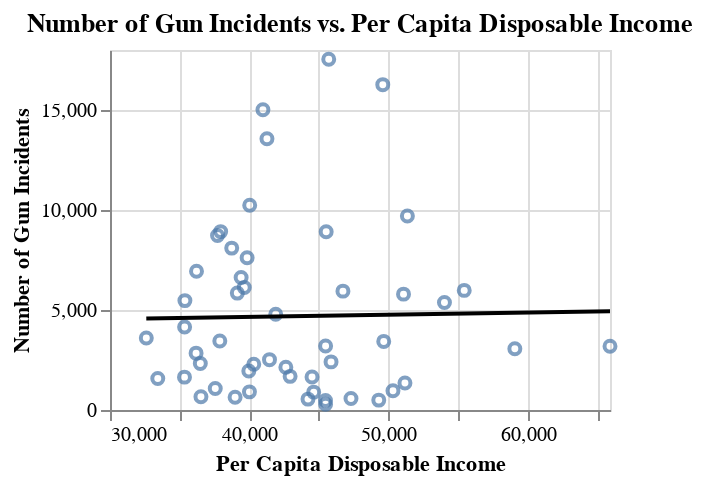

The Vega-Lite source for this figure:
### Vega-Lite specification from a JSON file in a GitHub repository (floating-point values rounded to 4 significant figures)
{"config": {"view": {"continuousWidth": 400, "continuousHeight": 300}}, "layer": [{"mark": "point", "encoding": {"x": {"type": "quantitative", "axis": {"title": "Per Capita Disposable Income"}, "field": "disp_income_per_cap", "scale": {"domain": [30000, 65930.0]}}, "y": {"type": "quantitative", "axis": {"title": "Number of Gun Incidents"}, "field": "n_incidents"}}, "height": 180, "title": "Number of Gun Incidents vs. Per Capita Disposable Income", "width": 250}, {"mark": "line", "encoding": {"color": {"value": "black"}, "x": {"type": "quantitative", "axis": {"title": "Per Capita Disposable Income"}, "field": "disp_income_per_cap", "scale": {"domain": [30000, 65930.0]}}, "y": {"type": "quantitative", "axis": {"title": "Number of Gun Incidents"}, "field": "n_incidents"}}, "height": 180, "title": "Number of Gun Incidents vs. Per Capita Disposable Income", "transform": [{"on": "disp_income_per_cap", "regression": "n_incidents"}], "width": 250}], "data": {"name": "data-bc30c81a523db1e5dc2f9115a7e8e799"}, "$schema": "https://vega.github.io/schema/vega-lite/v4.8.1.json", "datasets": {"data-bc30c81a523db1e5dc2f9115a7e8e799": [{"state": "Alabama", "n_incidents": 5469, "st": 1, "stusps": "AL", "pop_est": 4863525, "n_licensees": 1515, "disp_income_per_cap": 35380.0}, {"state": "Alaska", "n_incidents": 1349, "st": 2, "stusps": "AK", "pop_est": 741456, "n_licensees": 709, "disp_income_per_cap": 51190.0}, {"state": "Arizona", "n_incidents": 2323, "st": 4, "stusps": "AZ", "pop_est": 6941072, "n_licensees": 2251, "disp_income_per_cap": 36490.0}, {"state": "Arkansas", "n_incidents": 2842, "st": 5, "stusps": "AR", "pop_est": 2989918, "n_licensees": 1528, "disp_income_per_cap": 36180.0}, {"state": "California", "n_incidents": 16267, "st": 6, "stusps": "CA", "pop_est": 39167117, "n_licensees": 3021, "disp_income_per_cap": 49600.0}, {"state": "Colorado", "n_incidents": 3198, "st": 8, "stusps": "CO", "pop_est": 5539215, "n_licensees": 2114, "disp_income_per_cap": 45490.0}, {"state": "Connecticut", "n_incidents": 3064, "st": 9, "stusps": "CT", "pop_est": 3578141, "n_licensees": 661, "disp_income_per_cap": 59090.0}, {"state": "Delaware", "n_incidents": 1682, "st": 10, "stusps": "DE", "pop_est": 948921, "n_licensees": 142, "disp_income_per_cap": 42940.0}, {"state": "District of Columbia", "n_incidents": 3189, "st": 11, "stusps": "DC", "pop_est": 685815, "n_licensees": 8, "disp_income_per_cap": 65930.0}, {"state": "Florida", "n_incidents": 15016, "st": 12, "stusps": "FL", "pop_est": 20613477, "n_licensees": 3913, "disp_income_per_cap": 40990.0}, {"state": "Georgia", "n_incidents": 8919, "st": 13, "stusps": "GA", "pop_est": 10301890, "n_licensees": 2374, "disp_income_per_cap": 37950.0}, {"state": "Hawaii", "n_incidents": 289, "st": 15, "stusps": "HI", "pop_est": 1427559, "n_licensees": 114, "disp_income_per_cap": 45490.0}, {"state": "Idaho", "n_incidents": 661, "st": 16, "stusps": "ID", "pop_est": 1682380, "n_licensees": 1146, "disp_income_per_cap": 36540.0}, {"state": "Illinois", "n_incidents": 17538, "st": 17, "stusps": "IL", "pop_est": 12820527, "n_licensees": 2464, "disp_income_per_cap": 45720.0}, {"state": "Indiana", "n_incidents": 5845, "st": 18, "stusps": "IN", "pop_est": 6634304, "n_licensees": 1754, "disp_income_per_cap": 39150.0}, {"state": "Iowa", "n_incidents": 2517, "st": 19, "stusps": "IA", "pop_est": 3131371, "n_licensees": 1525, "disp_income_per_cap": 41460.0}, {"state": "Kansas", "n_incidents": 2141, "st": 20, "stusps": "KS", "pop_est": 2910844, "n_licensees": 1348, "disp_income_per_cap": 42640.0}, {"state": "Kentucky", "n_incidents": 4154, "st": 21, "stusps": "KY", "pop_est": 4438182, "n_licensees": 1699, "disp_income_per_cap": 35360.0}, {"state": "Louisiana", "n_incidents": 8094, "st": 22, "stusps": "LA", "pop_est": 4678135, "n_licensees": 1461, "disp_income_per_cap": 38750.0}, {"state": "Maine", "n_incidents": 907, "st": 23, "stusps": "ME", "pop_est": 1331317, "n_licensees": 632, "disp_income_per_cap": 40020.0}, {"state": "Maryland", "n_incidents": 5793, "st": 24, "stusps": "MD", "pop_est": 6003323, "n_licensees": 702, "disp_income_per_cap": 51090.0}, {"state": "Massachusetts", "n_incidents": 5981, "st": 25, "stusps": "MA", "pop_est": 6823608, "n_licensees": 599, "disp_income_per_cap": 55450.0}, {"state": "Michigan", "n_incidents": 6122, "st": 26, "stusps": "MI", "pop_est": 9950571, "n_licensees": 2588, "disp_income_per_cap": 39650.0}, {"state": "Minnesota", "n_incidents": 2406, "st": 27, "stusps": "MN", "pop_est": 5522744, "n_licensees": 1736, "disp_income_per_cap": 45880.0}, {"state": "Mississippi", "n_incidents": 3597, "st": 28, "stusps": "MS", "pop_est": 2987938, "n_licensees": 1130, "disp_income_per_cap": 32610.0}, {"state": "Missouri", "n_incidents": 6621, "st": 29, "stusps": "MO", "pop_est": 6087135, "n_licensees": 2691, "disp_income_per_cap": 39420.0}, {"state": "Montana", "n_incidents": 638, "st": 30, "stusps": "MT", "pop_est": 1040859, "n_licensees": 1297, "disp_income_per_cap": 38990.0}, {"state": "Nebraska", "n_incidents": 1650, "st": 31, "stusps": "NE", "pop_est": 1905616, "n_licensees": 841, "disp_income_per_cap": 44520.0}, {"state": "Nevada", "n_incidents": 1951, "st": 32, "stusps": "NV", "pop_est": 2917563, "n_licensees": 772, "disp_income_per_cap": 39980.0}, {"state": "New Hampshire", "n_incidents": 964, "st": 33, "stusps": "NH", "pop_est": 1342307, "n_licensees": 608, "disp_income_per_cap": 50330.0}, {"state": "New Jersey", "n_incidents": 5373, "st": 34, "stusps": "NJ", "pop_est": 8870827, "n_licensees": 400, "disp_income_per_cap": 54030.0}, {"state": "New Mexico", "n_incidents": 1643, "st": 35, "stusps": "NM", "pop_est": 2091630, "n_licensees": 821, "disp_income_per_cap": 35350.0}, {"state": "New York", "n_incidents": 9696, "st": 36, "stusps": "NY", "pop_est": 19633428, "n_licensees": 2033, "disp_income_per_cap": 51370.0}, {"state": "North Carolina", "n_incidents": 8727, "st": 37, "stusps": "NC", "pop_est": 10154788, "n_licensees": 2910, "disp_income_per_cap": 37730.0}, {"state": "North Dakota", "n_incidents": 573, "st": 38, "stusps": "ND", "pop_est": 754434, "n_licensees": 509, "disp_income_per_cap": 47320.0}, {"state": "Ohio", "n_incidents": 10234, "st": 39, "stusps": "OH", "pop_est": 11634370, "n_licensees": 2973, "disp_income_per_cap": 40040.0}, {"state": "Oklahoma", "n_incidents": 3449, "st": 40, "stusps": "OK", "pop_est": 3926331, "n_licensees": 1849, "disp_income_per_cap": 37890.0}, {"state": "Oregon", "n_incidents": 2286, "st": 41, "stusps": "OR", "pop_est": 4089976, "n_licensees": 1697, "disp_income_per_cap": 40330.0}, {"state": "Pennsylvania", "n_incidents": 8909, "st": 42, "stusps": "PA", "pop_est": 12782275, "n_licensees": 3114, "disp_income_per_cap": 45530.0}, {"state": "Rhode Island", "n_incidents": 893, "st": 44, "stusps": "RI", "pop_est": 1056770, "n_licensees": 115, "disp_income_per_cap": 44640.0}, {"state": "South Carolina", "n_incidents": 6934, "st": 45, "stusps": "SC", "pop_est": 4957968, "n_licensees": 1332, "disp_income_per_cap": 36220.0}, {"state": "South Dakota", "n_incidents": 544, "st": 46, "stusps": "SD", "pop_est": 862996, "n_licensees": 611, "disp_income_per_cap": 44230.0}, {"state": "Tennessee", "n_incidents": 7616, "st": 47, "stusps": "TN", "pop_est": 6646010, "n_licensees": 1853, "disp_income_per_cap": 39850.0}, {"state": "Texas", "n_incidents": 13566, "st": 48, "stusps": "TX", "pop_est": 27914410, "n_licensees": 7795, "disp_income_per_cap": 41280.0}, {"state": "Utah", "n_incidents": 1071, "st": 49, "stusps": "UT", "pop_est": 3041868, "n_licensees": 1136, "disp_income_per_cap": 37560.0}, {"state": "Vermont", "n_incidents": 472, "st": 50, "stusps": "VT", "pop_est": 623657, "n_licensees": 371, "disp_income_per_cap": 45480.0}, {"state": "Virginia", "n_incidents": 5943, "st": 51, "stusps": "VA", "pop_est": 8410106, "n_licensees": 2082, "disp_income_per_cap": 46740.0}, {"state": "Washington", "n_incidents": 3430, "st": 53, "stusps": "WA", "pop_est": 7294771, "n_licensees": 1467, "disp_income_per_cap": 49670.0}, {"state": "West Virginia", "n_incidents": 1573, "st": 54, "stusps": "WV", "pop_est": 1831023, "n_licensees": 1079, "disp_income_per_cap": 33430.0}, {"state": "Wisconsin", "n_incidents": 4786, "st": 55, "stusps": "WI", "pop_est": 5772628, "n_licensees": 1872, "disp_income_per_cap": 41910.0}, {"state": "Wyoming", "n_incidents": 494, "st": 56, "stusps": "WY", "pop_est": 584215, "n_licensees": 733, "disp_income_per_cap": 49310.0}]}}
